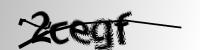
#> input picture CAPTCHA/samples/2cegf.png, 200 x 50 px, found by its file name
$ python separate_letters.py
#> lines starting #> are read from the running program, lines starting #| are printed output that depends on the picture; after the words box and inside, x2 and y2 are one past the last pixel; in counts of white or black regions, pixels touching at a corner belong together
import cv2
import numpy as np
from matplotlib import pyplot as plt
import imutils

#Load image and convert to grey.
img = cv2.imread('samples/2cegf.png', 0)
#> img is the input picture: shape (50, 200); min 0, max 255, mean 185.3

# From RGB to BW
# Adaptive thresholding
# blur = cv2.blur(img,(5,5),0)
th = cv2.adaptiveThreshold(
    img, 255, cv2.ADAPTIVE_THRESH_MEAN_C, cv2.THRESH_BINARY, 17, 2)
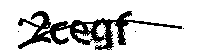
#> th: shape (50, 200); 81.3% white; 4 black regions (3 under 20 px), largest, box (x1, y1, x2, y2) and area: (18, 11, 182, 50) 1867

# Otsu thresholding
ret2,th2 = cv2.threshold(img,0,255,cv2.THRESH_BINARY+cv2.THRESH_OTSU)
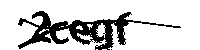
#> th2: shape (50, 200); 81.2% white; 2 black regions (1 under 20 px), largest, box (x1, y1, x2, y2) and area: (18, 11, 181, 50) 1882
#> ret2 = 127

# Otsu thresholding with Gaussian Blur
blur = cv2.GaussianBlur(img,(5,5),0)
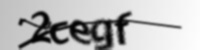
#> blur: shape (50, 200); min 2, max 254, mean 185.3
ret3,th3 = cv2.threshold(blur,0,255,cv2.THRESH_BINARY+cv2.THRESH_OTSU)
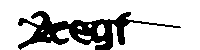
#> th3: shape (50, 200); 78.5% white; 1 black region, box (x1, y1, x2, y2) and area: (18, 11, 181, 50) 2148
#> ret3 = 141

#Plot
titles = ['Threshold', 'Adaptive', 'Otsu', 'Gaussian + Otsu']
images = [img, th, th2, th3]
for i in range(4):
    plt.subplot(2, 2, i + 1), plt.imshow(images[i], 'gray')
    plt.title(titles[i])
    plt.xticks([]), plt.yticks([])
plt.show()

#Erode and dilate (Because it is black on white, erosion dilates and dilation erodes).
kernel = np.ones((3,3), np.uint8)
dilation = cv2.dilate(th, kernel, iterations=1)
#> dilation: shape (50, 200); 92.5% white; 17 black regions (11 under 20 px), largest, box (x1, y1, x2, y2) and area: (92, 20, 112, 48) 170, (117, 12, 130, 44) 133, (69, 21, 89, 44) 124, (50, 22, 67, 43) 105, (19, 33, 50, 48) 100, (33, 12, 50, 32) 80
dilation2 = cv2.dilate(th2, kernel, iterations=1)
#> dilation2: shape (50, 200); 91.7% white; 8 black regions (4 under 20 px), largest, box (x1, y1, x2, y2) and area: (69, 21, 114, 48) 362, (20, 12, 50, 47) 208, (116, 13, 129, 43) 128, (50, 22, 67, 43) 110
dilation3 = cv2.dilate(th3, kernel, iterations=1)
#> dilation3: shape (50, 200); 86.9% white; 4 black regions (2 under 20 px), largest, box (x1, y1, x2, y2) and area: (19, 12, 130, 50) 1285, (19, 19, 27, 25) 21

titles2 = ['Dilation', 'Adaptive', "Otsu", 'Gaussian + Otsu']
images2 = [img, dilation, dilation2, dilation3]

for i in range(4):
    plt.subplot(2, 2, i + 1), plt.imshow(images2[i], 'gray')
    plt.title(titles2[i])
    plt.xticks([]), plt.yticks([])

plt.show()

erosion = cv2.erode(dilation, kernel, iterations=1)
#> erosion: shape (50, 200); 83.8% white; 13 black regions (7 under 20 px), largest, box (x1, y1, x2, y2) and area: (18, 11, 51, 49) 393, (91, 19, 113, 49) 336, (68, 20, 90, 45) 278, (116, 11, 131, 45) 245, (49, 21, 68, 44) 231, (18, 19, 26, 26) 38
erosion2 = cv2.erode(dilation2, kernel, iterations=1)
#> erosion2: shape (50, 200); 83.8% white; 2 black regions, box (x1, y1, x2, y2) and area: (19, 11, 130, 50) 1589, (19, 19, 26, 25) 31
erosion3 = cv2.erode(dilation3, kernel, iterations=1)
#> erosion3: shape (50, 200); 79.8% white; 2 black regions, box (x1, y1, x2, y2) and area: (18, 11, 131, 50) 1968, (18, 18, 28, 26) 53

titles3 = ['Erosion', 'Adaptive', "Otsu", 'Gaussian + Otsu']
images3 = [img, erosion, erosion2, erosion3]

for i in range(4):
    plt.subplot(2, 2, i + 1), plt.imshow(images3[i], 'gray')
    plt.title(titles3[i])
    plt.xticks([]), plt.yticks([])

plt.show()

kernel = np.ones((3,1), np.uint8)
dilation = cv2.dilate(erosion, kernel, iterations=1)
#> dilation: shape (50, 200); 88.6% white; 13 black regions (7 under 20 px), largest, box (x1, y1, x2, y2) and area: (18, 12, 51, 48) 269, (91, 20, 113, 48) 262, (116, 12, 131, 44) 197, (68, 21, 90, 44) 190, (49, 22, 68, 43) 161, (18, 20, 26, 25) 22
dilation2 = cv2.dilate(erosion2, kernel, iterations=1)
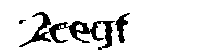
#> dilation2: shape (50, 200); 88.1% white; 3 black regions (1 under 20 px), largest, box (x1, y1, x2, y2) and area: (19, 12, 115, 50) 987, (115, 13, 130, 43) 188
dilation3 = cv2.dilate(erosion3, kernel, iterations=1)
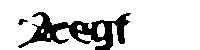
#> dilation3: shape (50, 200); 83.7% white; 2 black regions, box (x1, y1, x2, y2) and area: (18, 12, 131, 50) 1597, (18, 19, 28, 25) 33

titles4 = ['Dilation', 'Adaptive', "Otsu", 'Gaussian + Otsu']
images4 = [img, dilation, dilation2, dilation3]

for i in range(4):
    plt.subplot(2, 2, i + 1), plt.imshow(images4[i], 'gray')
    plt.title(titles4[i])
    plt.xticks([]), plt.yticks([])

plt.show()

#Get the individual letters.
x, y, w, h = 30, 12, 20, 38
for  i in range(5):
    # get the bounding rect
    cv2.rectangle(dilation, (x, y), (x+w, y+h), (0, 255, 0), 2)
    x += w
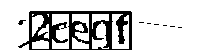
#> dilation: shape (50, 200); 79.7% white; 8 black regions (6 under 20 px), largest, box (x1, y1, x2, y2) and area: (18, 11, 132, 50) 1984, (18, 20, 26, 25) 22
#> after the loop, x = 130

titles3 = ['Contouring', 'Adaptive', "Otsu", 'Gaussian + Otsu']
images3 = [img, dilation, dilation2, dilation3] #img, opening, opening2, opening3]

for i in range(4):
    plt.subplot(2, 2, i + 1), plt.imshow(images3[i], 'gray')
    plt.title(titles3[i])
    plt.xticks([]), plt.yticks([])

plt.show()

$ run again, with CAPTCHA/samples/25w53.png copied over CAPTCHA/samples/2cegf.png
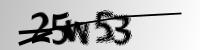
#> input picture CAPTCHA/samples/25w53.png, 200 x 50 px, found by its file name
#> img is the input picture: shape (50, 200); min 0, max 255, mean 185.3
#> `th = cv2.adaptiveThreshold( img, 255, cv2.ADAPTIVE_THRESH_MEAN_C, cv2...`:
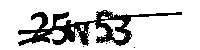
#> th: shape (50, 200); 80.9% white; 8 black regions (7 under 20 px), largest, box (x1, y1, x2, y2) and area: (18, 10, 182, 46) 1904
#> th2: shape (50, 200); 81.3% white; 4 black regions (3 under 20 px), largest, box (x1, y1, x2, y2) and area: (18, 10, 182, 46) 1863
#> ret2 = 126
#> th3: shape (50, 200); 78.8% white; 1 black region, box (x1, y1, x2, y2) and area: (18, 11, 181, 46) 2124
#> ret3 = 140
#> erosion: shape (50, 200); 82.8% white; 7 black regions (2 under 20 px), largest, box (x1, y1, x2, y2) and area: (18, 12, 90, 45) 1063, (96, 11, 131, 45) 542, (156, 13, 168, 16) 36, (139, 14, 149, 17) 30, (101, 37, 105, 42) 20
#> erosion2: shape (50, 200); 84% white; 4 black regions (1 under 20 px), largest, box (x1, y1, x2, y2) and area: (19, 12, 88, 45) 1085, (105, 12, 131, 44) 298, (96, 12, 114, 41) 206
#> erosion3: shape (50, 200); 79.9% white; 3 black regions (1 under 20 px), largest, box (x1, y1, x2, y2) and area: (18, 12, 91, 46) 1298, (93, 11, 131, 45) 705
#> after the loop `for  i in range(5):`:
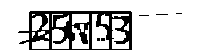
#> dilation: shape (50, 200); 79.2% white; 6 black regions (5 under 20 px), largest, box (x1, y1, x2, y2) and area: (18, 11, 132, 50) 2029
#> after the loop `for  i in range(5):`: x = 130

$ run again, with CAPTCHA/samples/2wx73.png copied over CAPTCHA/samples/2cegf.png
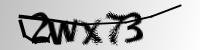
#> input picture CAPTCHA/samples/2wx73.png, 200 x 50 px, found by its file name
#> img is the input picture: shape (50, 200); min 0, max 255, mean 185.1
#> th: shape (50, 200); 80.6% white; 3 black regions (2 under 20 px), largest, box (x1, y1, x2, y2) and area: (18, 4, 182, 46) 1940
#> th2: shape (50, 200); 81.5% white; 4 black regions (3 under 20 px), largest, box (x1, y1, x2, y2) and area: (18, 5, 181, 45) 1851
#> ret2 = 125
#> th3: shape (50, 200); 78.8% white; 1 black region, box (x1, y1, x2, y2) and area: (18, 5, 181, 45) 2123
#> ret3 = 140
#> erosion: shape (50, 200); 82.8% white; 8 black regions (5 under 20 px), largest, box (x1, y1, x2, y2) and area: (18, 12, 101, 45) 1073, (106, 12, 143, 44) 510, (19, 20, 29, 39) 82
#> erosion2: shape (50, 200); 83.9% white; 5 black regions, box (x1, y1, x2, y2) and area: (19, 12, 100, 45) 947, (107, 12, 143, 42) 410, (28, 32, 50, 44) 145, (19, 20, 27, 38) 72, (110, 35, 116, 42) 35
#> erosion3: shape (50, 200); 79.9% white; 2 black regions, box (x1, y1, x2, y2) and area: (18, 12, 107, 45) 1422, (107, 12, 144, 44) 591
#> after the loop `for  i in range(5):`:
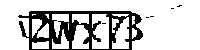
#> dilation: shape (50, 200); 78.7% white; 6 black regions (5 under 20 px), largest, box (x1, y1, x2, y2) and area: (18, 11, 143, 50) 2112
#> after the loop `for  i in range(5):`: x = 130
